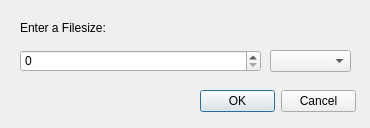
<?xml version="1.0" encoding="UTF-8"?>
<ui version="4.0">
 <class>Form</class>
 <widget class="QWidget" name="Form">
  <property name="geometry">
   <rect>
    <x>0</x>
    <y>0</y>
    <width>370</width>
    <height>128</height>
   </rect>
  </property>
  <property name="windowTitle">
   <string>Filesize dialog</string>
  </property>
  <widget class="QDialogButtonBox" name="buttonBox">
   <property name="geometry">
    <rect>
     <x>200</x>
     <y>90</y>
     <width>156</width>
     <height>23</height>
    </rect>
   </property>
   <property name="standardButtons">
    <set>QDialogButtonBox::Cancel|QDialogButtonBox::Ok</set>
   </property>
  </widget>
  <widget class="QLabel" name="label">
   <property name="geometry">
    <rect>
     <x>20</x>
     <y>20</y>
     <width>121</width>
     <height>16</height>
    </rect>
   </property>
   <property name="text">
    <string>Enter a Filesize:</string>
   </property>
  </widget>
  <widget class="QSpinBox" name="number">
   <property name="geometry">
    <rect>
     <x>20</x>
     <y>50</y>
     <width>241</width>
     <height>22</height>
    </rect>
   </property>
  </widget>
  <widget class="QComboBox" name="units">
   <property name="geometry">
    <rect>
     <x>270</x>
     <y>50</y>
     <width>81</width>
     <height>22</height>
    </rect>
   </property>
  </widget>
 </widget>
 <resources/>
 <connections/>
</ui>
